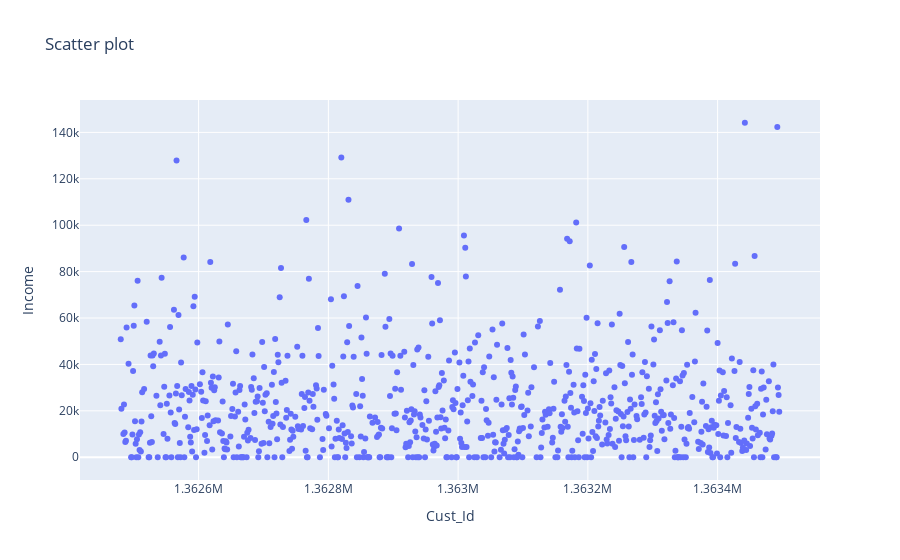

Source (notebook cell):
### Code cell
df=dfcustomer
@interact_manual #decorator
def exploreScatterplot(x=list(df.select_dtypes('number').columns), 
                 y=list(df.select_dtypes('number').columns)[1:]):

    # trace
    trace = [go.Scatter(x=df[x], y=df[y], mode='markers')]

    # layout
    layout = go.Layout(
                title = 'Scatter plot', # Graph title
                xaxis = dict(title = x.title()), # x-axis label
                yaxis = dict(title = y.title()), # y-axis label
                hovermode ='closest' # handles multiple points landing on the same vertical
    )

    # fig
    fig = go.Figure(trace, layout)
    fig.show()

### Figure 1 — Plotly figure (JSON) as saved in the notebook; plotly's stock layout.template omitted (floating-point values rounded to 4 significant figures; data arrays with more than 128 entries replaced by an {"elided": "..."} marker saying what was removed)
{"data": [{"mode": "markers", "type": "scatter", "x": {"elided": "747 int values"}, "y": {"elided": "747 int values"}}], "layout": {"hovermode": "closest", "title": {"text": "Scatter plot"}, "xaxis": {"title": {"text": "Cust_Id"}}, "yaxis": {"title": {"text": "Income"}}}}
